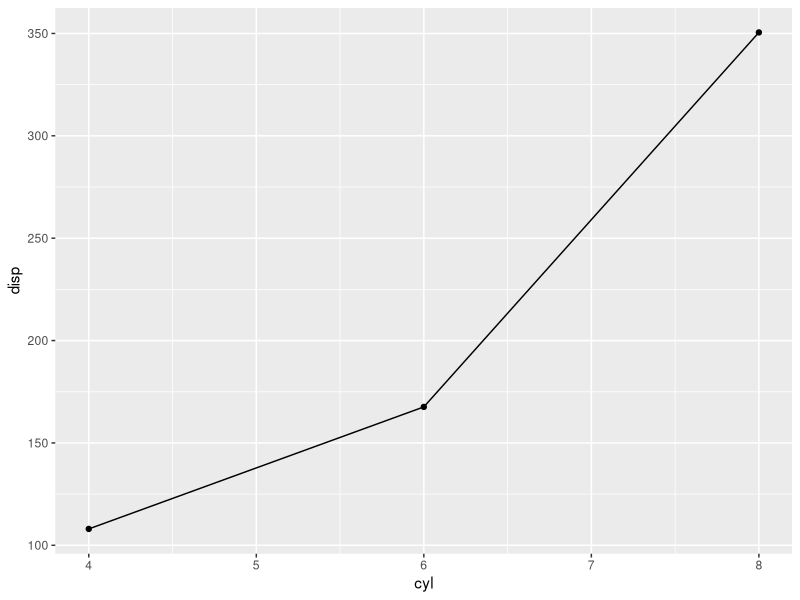
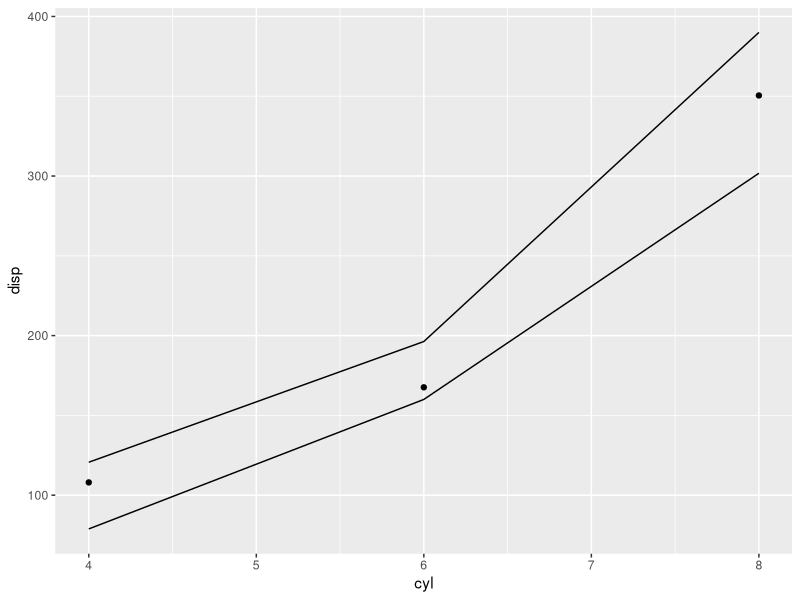
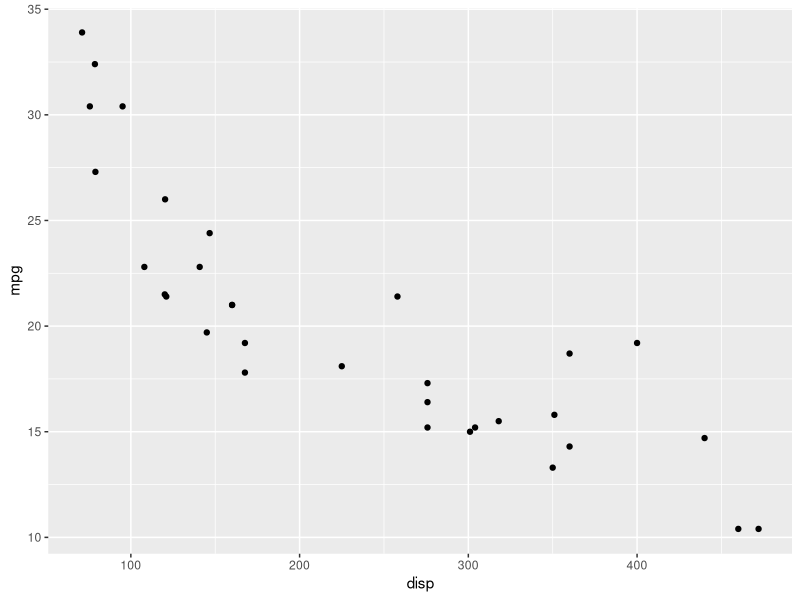
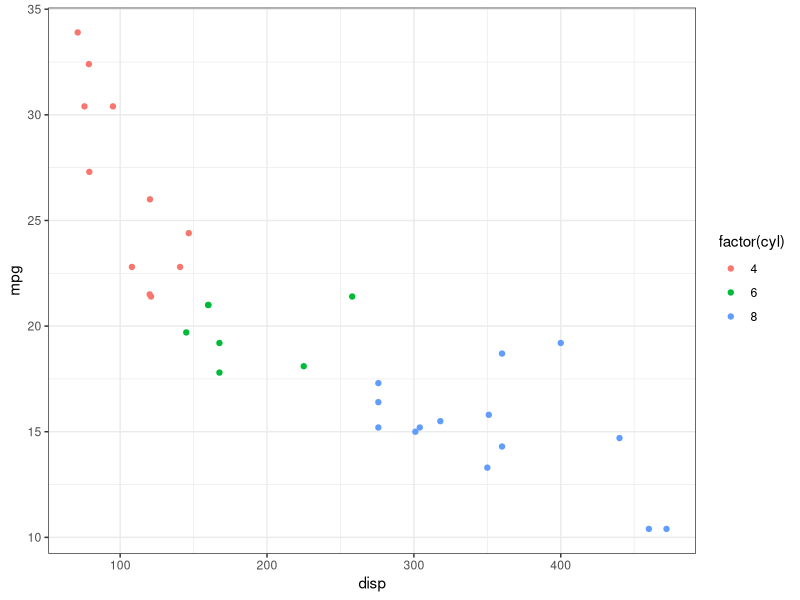
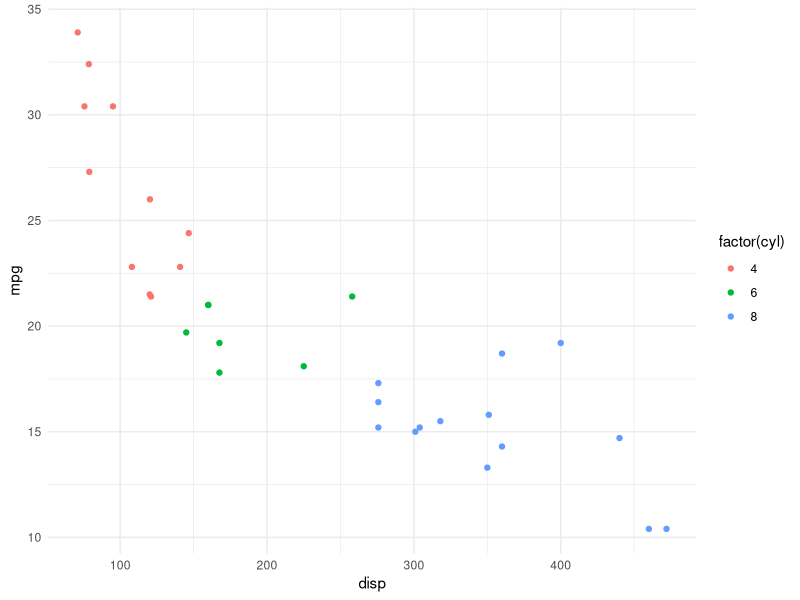

Reproduce these figures in R, in order.
## ---- chunk 1

knitr::opts_chunk$set(
  echo = TRUE,
  message = FALSE,
  warning = FALSE,
  cache = FALSE,
  fig.align = "center",
  fig.width = 5,
  fig.height = 4,
  dev = "png"
)
options(scipen = 999)
## ---- chunk 2
library(tidyverse)
## ---- chunk 3
head(mtcars)
## ---- chunk 4
ggplot(mtcars, aes(cyl, disp)) +
  stat_summary(fun = median, geom = "line") +
  stat_summary(fun = median, geom = "point")
## ---- chunk 5
first_quartile <- function(x) {
  quantile(x, 0.25)
}

third_quartile <- function(x) {
  quantile(x, 0.75)
}

ggplot(mtcars, aes(cyl, disp)) +
  stat_summary(fun = first_quartile, geom = "line") +
  stat_summary(fun = median, geom = "point") +
  stat_summary(fun = third_quartile, geom = "line") 
## ---- chunk 6
ggplot(mtcars, aes(disp, mpg)) +
  geom_point()
## ---- chunk 7
ggplot(mtcars, aes(disp, mpg, color = factor(cyl))) +
  geom_point() + 
  theme_bw()
## ---- chunk 8
theme_set(theme_minimal())

ggplot(mtcars, aes(disp, mpg, color = factor(cyl))) +
  geom_point() 
